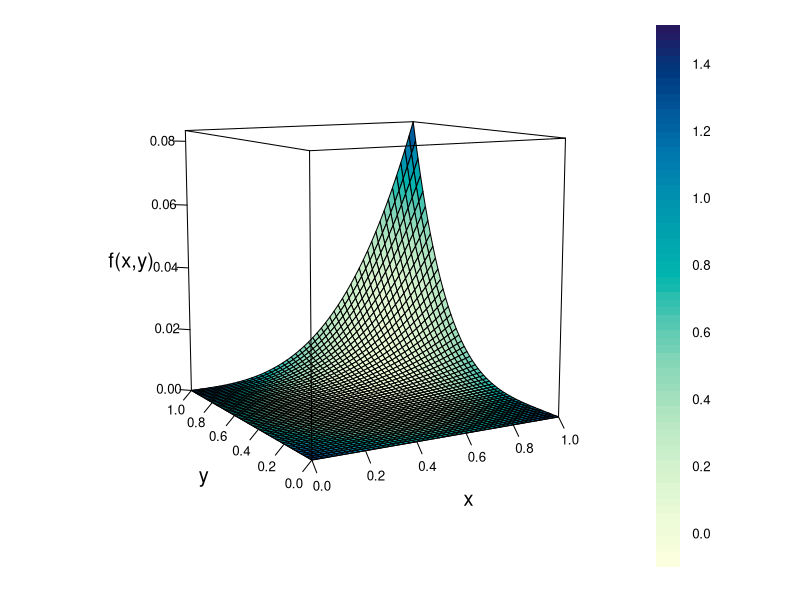

Generate this figure with R:
x = matrix(rep(seq(0, 1, length.out = 52), 52), 52)  # function argument x in [0,1]
y = t(x)  # function argument y in [0,1]
z = (1/3) * x^3 * (1/4) * y^4  # integrated function z

par.set = list(axis.line = list(col = "transparent"), clip = list(panel = "off"))  # for the wireframe plot

names(par.set) = c("axis.line", "clip")  # assigning names to each element of the list

require("lattice")  # required lattice package
wireframe(z ~ x * y, shade = F, aspect = 1, scales = list(col = "black", arrows = FALSE), drape = T, colorkey = T, screen = list(z = 30, 
    x = -80), par.settings = par.set, xlab = list("x", cex = 1.2), ylab = list("y", cex = 1.2), zlab = list("f(x,y)", 
    cex = 1.2))